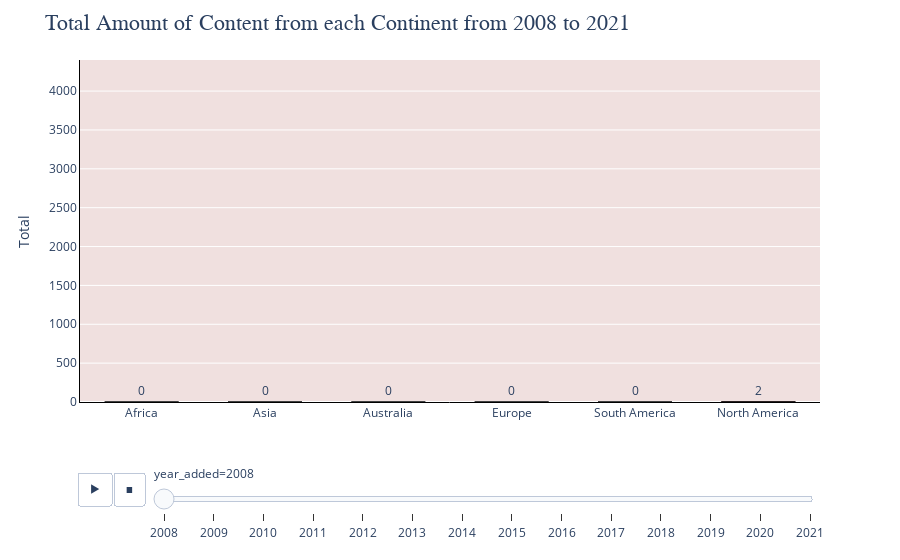

Notebook source saved alongside this figure:
### Markdown cell above
Link to plot since it cannot be seen in the notebook without the data: 
https://gitmebrandonhom.github.io/bar.html

### Code cell
fig = px.bar(year_by_continent,x="continent",y="cumsum",color="continent",animation_frame="year_added",range_y=[0,4400],
             text="cumsum",color_discrete_sequence=["#000000","#f53e31","#000000","#f53e31","#db0000","#000000"])
fig.update_traces(textposition="outside",
                  marker_line = dict(color="black",width=1),
                  width=.6)
fig.update_layout(plot_bgcolor="#f0e0df",
                  showlegend=False,
                 title = "Total Amount of Content from each Continent from 2008 to 2021",
                 title_font = {"size":22,"family":"Caslon"}
                 )
fig.update_xaxes(title_text="", title_font=dict(size=14),showline=True,linecolor="black") 
fig.update_yaxes(title_text="Total", title_font=dict(size=14),showline=True,linecolor="black",side="left")
fig.update_yaxes(tickvals=list(range(0, 4501, 500)), ticktext=list(range(0, 4501, 500)))

fig.update_layout(xaxis={'categoryorder':'total ascending'})

### Figure 1 — Plotly figure (JSON) as saved in the notebook; plotly's stock layout.template omitted (floating-point values rounded to 4 significant figures)
{"data": [{"alignmentgroup": "True", "hovertemplate": "continent=%{x}<br>year_added=2008<br>cumsum=%{text}<extra></extra>", "legendgroup": "Africa", "marker": {"color": "#000000", "line": {"color": "black", "width": 1}, "pattern": {"shape": ""}}, "name": "Africa", "offsetgroup": "Africa", "orientation": "v", "showlegend": true, "text": [0], "textposition": "outside", "type": "bar", "width": 0.6, "x": ["Africa"], "xaxis": "x", "y": [0], "yaxis": "y"}, {"alignmentgroup": "True", "hovertemplate": "continent=%{x}<br>year_added=2008<br>cumsum=%{text}<extra></extra>", "legendgroup": "Asia", "marker": {"color": "#f53e31", "line": {"color": "black", "width": 1}, "pattern": {"shape": ""}}, "name": "Asia", "offsetgroup": "Asia", "orientation": "v", "showlegend": true, "text": [0], "textposition": "outside", "type": "bar", "width": 0.6, "x": ["Asia"], "xaxis": "x", "y": [0], "yaxis": "y"}, {"alignmentgroup": "True", "hovertemplate": "continent=%{x}<br>year_added=2008<br>cumsum=%{text}<extra></extra>", "legendgroup": "Australia", "marker": {"color": "#000000", "line": {"color": "black", "width": 1}, "pattern": {"shape": ""}}, "name": "Australia", "offsetgroup": "Australia", "orientation": "v", "showlegend": true, "text": [0], "textposition": "outside", "type": "bar", "width": 0.6, "x": ["Australia"], "xaxis": "x", "y": [0], "yaxis": "y"}, {"alignmentgroup": "True", "hovertemplate": "continent=%{x}<br>year_added=2008<br>cumsum=%{text}<extra></extra>", "legendgroup": "Europe", "marker": {"color": "#f53e31", "line": {"color": "black", "width": 1}, "pattern": {"shape": ""}}, "name": "Europe", "offsetgroup": "Europe", "orientation": "v", "showlegend": true, "text": [0], "textposition": "outside", "type": "bar", "width": 0.6, "x": ["Europe"], "xaxis": "x", "y": [0], "yaxis": "y"}, {"alignmentgroup": "True", "hovertemplate": "continent=%{x}<br>year_added=2008<br>cumsum=%{text}<extra></extra>", "legendgroup": "North America", "marker": {"color": "#db0000", "line": {"color": "black", "width": 1}, "pattern": {"shape": ""}}, "name": "North America", "offsetgroup": "North America", "orientation": "v", "showlegend": true, "text": [2], "textposition": "outside", "type": "bar", "width": 0.6, "x": ["North America"], "xaxis": "x", "y": [2], "yaxis": "y"}, {"alignmentgroup": "True", "hovertemplate": "continent=%{x}<br>year_added=2008<br>cumsum=%{text}<extra></extra>", "legendgroup": "South America", "marker": {"color": "#000000", "line": {"color": "black", "width": 1}, "pattern": {"shape": ""}}, "name": "South America", "offsetgroup": "South America", "orientation": "v", "showlegend": true, "text": [0], "textposition": "outside", "type": "bar", "width": 0.6, "x": ["South America"], "xaxis": "x", "y": [0], "yaxis": "y"}], "layout": {"barmode": "relative", "legend": {"title": {"text": "continent"}, "tracegroupgap": 0}, "margin": {"t": 60}, "plot_bgcolor": "#f0e0df", "showlegend": false, "sliders": [{"active": 0, "currentvalue": {"prefix": "year_added="}, "len": 0.9, "pad": {"b": 10, "t": 60}, "steps": [{"args": [["2008"], {"frame": {"duration": 0, "redraw": true}, "fromcurrent": true, "mode": "immediate", "transition": {"duration": 0, "easing": "linear"}}], "label": "2008", "method": "animate"}, {"args": [["2009"], {"frame": {"duration": 0, "redraw": true}, "fromcurrent": true, "mode": "immediate", "transition": {"duration": 0, "easing": "linear"}}], "label": "2009", "method": "animate"}, {"args": [["2010"], {"frame": {"duration": 0, "redraw": true}, "fromcurrent": true, "mode": "immediate", "transition": {"duration": 0, "easing": "linear"}}], "label": "2010", "method": "animate"}, {"args": [["2011"], {"frame": {"duration": 0, "redraw": true}, "fromcurrent": true, "mode": "immediate", "transition": {"duration": 0, "easing": "linear"}}], "label": "2011", "method": "animate"}, {"args": [["2012"], {"frame": {"duration": 0, "redraw": true}, "fromcurrent": true, "mode": "immediate", "transition": {"duration": 0, "easing": "linear"}}], "label": "2012", "method": "animate"}, {"args": [["2013"], {"frame": {"duration": 0, "redraw": true}, "fromcurrent": true, "mode": "immediate", "transition": {"duration": 0, "easing": "linear"}}], "label": "2013", "method": "animate"}, {"args": [["2014"], {"frame": {"duration": 0, "redraw": true}, "fromcurrent": true, "mode": "immediate", "transition": {"duration": 0, "easing": "linear"}}], "label": "2014", "method": "animate"}, {"args": [["2015"], {"frame": {"duration": 0, "redraw": true}, "fromcurrent": true, "mode": "immediate", "transition": {"duration": 0, "easing": "linear"}}], "label": "2015", "method": "animate"}, {"args": [["2016"], {"frame": {"duration": 0, "redraw": true}, "fromcurrent": true, "mode": "immediate", "transition": {"duration": 0, "easing": "linear"}}], "label": "2016", "method": "animate"}, {"args": [["2017"], {"frame": {"duration": 0, "redraw": true}, "fromcurrent": true, "mode": "immediate", "transition": {"duration": 0, "easing": "linear"}}], "label": "2017", "method": "animate"}, {"args": [["2018"], {"frame": {"duration": 0, "redraw": true}, "fromcurrent": true, "mode": "immediate", "transition": {"duration": 0, "easing": "linear"}}], "label": "2018", "method": "animate"}, {"args": [["2019"], {"frame": {"duration": 0, "redraw": true}, "fromcurrent": true, "mode": "immediate", "transition": {"duration": 0, "easing": "linear"}}], "label": "2019", "method": "animate"}, {"args": [["2020"], {"frame": {"duration": 0, "redraw": true}, "fromcurrent": true, "mode": "immediate", "transition": {"duration": 0, "easing": "linear"}}], "label": "2020", "method": "animate"}, {"args": [["2021"], {"frame": {"duration": 0, "redraw": true}, "fromcurrent": true, "mode": "immediate", "transition": {"duration": 0, "easing": "linear"}}], "label": "2021", "method": "animate"}], "x": 0.1, "xanchor": "left", "y": 0, "yanchor": "top"}], "title": {"font": {"family": "Caslon", "size": 22}, "text": "Total Amount of Content from each Continent from 2008 to 2021"}, "updatemenus": [{"buttons": [{"args": [null, {"frame": {"duration": 500, "redraw": true}, "fromcurrent": true, "mode": "immediate", "transition": {"duration": 500, "easing": "linear"}}], "label": "&#9654;", "method": "animate"}, {"args": [[null], {"frame": {"duration": 0, "redraw": true}, "fromcurrent": true, "mode": "immediate", "transition": {"duration": 0, "easing": "linear"}}], "label": "&#9724;", "method": "animate"}], "direction": "left", "pad": {"r": 10, "t": 70}, "showactive": false, "type": "buttons", "x": 0.1, "xanchor": "right", "y": 0, "yanchor": "top"}], "xaxis": {"anchor": "y", "categoryarray": ["Africa", "Asia", "Australia", "Europe", "North America", "South America"], "categoryorder": "total ascending", "domain": [0, 1], "linecolor": "black", "showline": true, "title": {"font": {"size": 14}, "text": ""}}, "yaxis": {"anchor": "x", "domain": [0, 1], "linecolor": "black", "range": [0, 4400], "showline": true, "side": "left", "ticktext": [0, 500, 1000, 1500, 2000, 2500, 3000, 3500, 4000, 4500], "tickvals": [0, 500, 1000, 1500, 2000, 2500, 3000, 3500, 4000, 4500], "title": {"font": {"size": 14}, "text": "Total"}}}}
